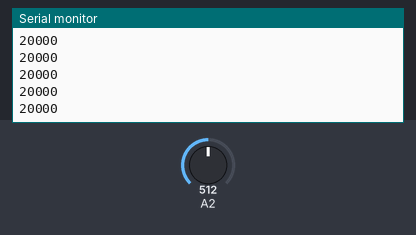
Simulated run of this sketch. Board: Arduino Nano 33 IoT. Shown: the last lines printed to the serial monitor. The test bench sets the inputs (shaded band); at power-on: A2 = 512. Nothing arrives over Bluetooth unless stated; a phone connects over Bluetooth LE 3 s after start.

Above: at 3.9 s.
4.0 s: A2 set to 716
At 4.01 s:
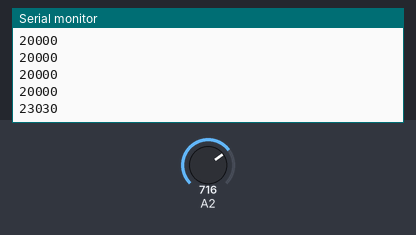
5.5 s: A2 set to 900
At 5.51 s:
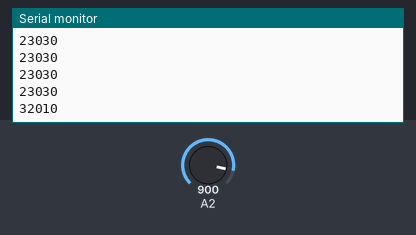
Timing chart, 0 to 8.5 s (numbered marks = the images above; inputs shaded):
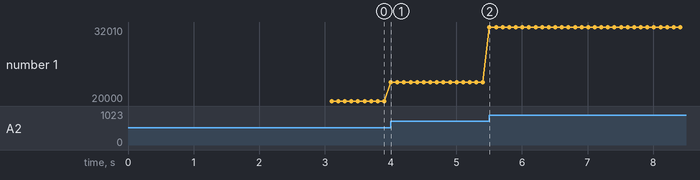

The sketch:

TestPeripheral.ino
```cpp
#include <ArduinoBLE.h>

//to upload new UUID to a device simply edit the char array named UUID

char UUID[37] = "01000100-0100-1111-0100-0101ffD0E001";

BLEService voltageService(UUID);

//custom 128-bit UUID, read and writable by central
BLEIntCharacteristic voltageChar(UUID, BLERead);

void setup() {
  Serial.begin(9600);

  // begin initialization
  if (!BLE.begin()) {
    Serial.println("starting BLE failed!");

    while (1);
  }

  // set advertised local name and service UUID:
  BLE.setLocalName("Nano 33 IoT");
  BLE.setAdvertisedService(voltageService);

  // add the characteristic to the service
  voltageService.addCharacteristic(voltageChar);

  // add service
  BLE.addService(voltageService);

  // set the initial value for the characeristic:
  voltageChar.writeValue(0);

  // start advertising
  BLE.advertise();

  Serial.println("BLE LED Peripheral");

}//end setup

void loop() {

  int sensorValue;  //output of ADC

  // listen for BLE peripherals to connect:
  BLEDevice central = BLE.central();

  // if a central is connected to peripheral:
  if (central) {
    Serial.print("Connected to central");

    while (central.connected()) {

      sensorValue = analogRead(A2);
      voltageChar.writeValue(sensorValue);
      Serial.println(sensorValue, 4);
      delay(100);

    }//end while

    //at this point central has disconnected
    Serial.print("Disconnected from central: ");
    Serial.println(central.address());
  }//end central if
}//end loop
```

Measured:
- after the input at 4.0 s, the serial monitor: prints a new line at once (image 1)
- after the input at 5.5 s, the serial monitor: prints a new line at once (image 2)
- plotted number 1: 20000 → 23030 after the input at 4.0 s, 23030 → 32010 after the input at 5.5 s
